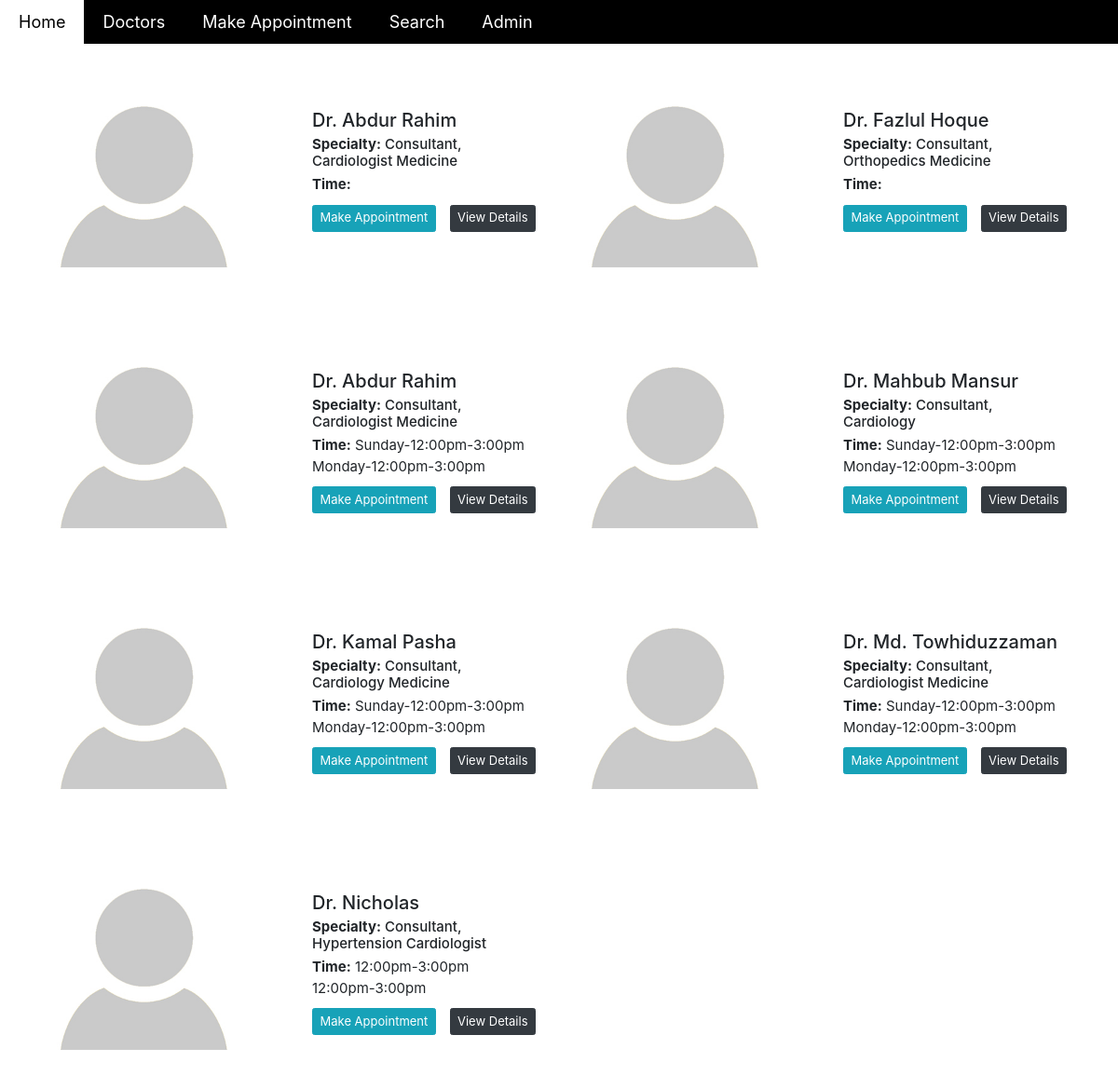
Screenshot of /doctorList.php with the database file from the repository.
### tables this page shows
CREATE TABLE `doctors` (
  `doc_ID` int(255) NOT NULL,
  `doc_Fullname` varchar(255) NOT NULL,
  `doc_Specialization1` varchar(255) NOT NULL,
  `doc_Specialization2` varchar(255) NOT NULL,
  `doc_Degree` varchar(255) NOT NULL,
  `doc_Time1` varchar(255) NOT NULL,
  `doc_Time2` varchar(255) NOT NULL,
  `doc_Time3` varchar(255) NOT NULL,
  `doc_Date1` varchar(255) NOT NULL,
  `doc_Date2` varchar(255) NOT NULL,
  `doc_Date3` varchar(255) NOT NULL,
  `doc_Email` varchar(255) NOT NULL,
  `doc_PhoneNumber` varchar(255) NOT NULL,
  `doc_Description` varchar(2555) NOT NULL
);

### doctorList.php (the view, shortened to what this page needs)
<?php
require 'includes/dbh.inc.php';
$sql = "SELECT * FROM doctors";
$result = mysqli_query($conn,$sql);
?>
<!DOCTYPE html>
<html lang="en">
<head>
    <link rel="stylesheet" href="css/all.min.css" />
    <link rel="stylesheet" href="css/bootstrap.min.css" />
    <link rel="stylesheet" href="css/owl.carousel.css" />
    <link rel="stylesheet" href="css/owl.theme.default.min.css" />
    <link rel="stylesheet" href="css/index.css" />
    <link rel="stylesheet" href="css/index1Res.css" />
    <link rel="stylesheet" href="css/doctorList.css">
</head>
<body>
    <header>
    <?php
        include 'includes/menu.inc.php';
    ?>
    </header>
    <section class="doctors">
        <div class="container">
            <div class="row">
            <?php while($row = mysqli_fetch_assoc($result)) { ?>
                <div class="col-md-6">
                   <div class="row">
                       <div class="col-md-6">
                            <div class="doc__photo">
                                    <a href="doctorDetails.php?page=doctorDetails&ID=<?php echo $row['doc_ID'] ?>"><img src="img/author.jpg" alt="<?php echo $row['doc_Fullname'] ?>"></a>
                                </div>
                       </div>
                       <div class="col-md-6 mt-5">
                            <div class="doc__info">
                                    <h3><?php echo $row['doc_Fullname'] ?></h3>
                                    <h4><strong>Specialty:</strong> Consultant, <?php echo $row['doc_Specialization1'] ?> <?php echo $row['doc_Specialization2'] ?></h4>
                                    <p class="docTime"><strong>Time:</strong> <?php echo $row['doc_Time1'] ?>  <?php echo $row['doc_Time2'] ?> </p>
                                    <a href="appointment.php?page=doctorAppointment&ID=<?php echo $row['doc_ID']?>"  class="btn btn-info">Make Appointment</a>
                                    <a href="doctorDetails.php?page=doctorDetails&ID=<?php echo $row['doc_ID'] ?>" class="float-right btn btn-dark">View Details</a>
                                </div>
                       </div>
                   </div>
                </div>
                   <?php } ?>
            </div>
        </div>
    </section>
</body>
</html>

### css/index.css (style rules this page uses)
body { margin: 0; padding: 0; }

### css/doctorList.css (style rules this page uses)
body { padding: 0; margin: 0; }
html { font-size: 10px; }
.col-md-6 { padding: 2rem 2rem; }
.row .doc__photo img { width: 20rem; height: 20rem; }
.doc__info h3 { font-size: 2rem; }
.doc__info h4 { font-size: 1.5rem; }
.doc__info .docTime { font-size: 1.5rem; }
.doc__info .btn-info { font-size: 1.3rem; }
.doc__info .btn-dark { font-size: 1.3rem; }

### rows the page displays
doctors: doc_Fullname "Dr. Abdur Rahim", doc_Specialization1 "Cardiologist", doc_Specialization2 "Medicine"
doctors: doc_Fullname "Dr. Fazlul Hoque", doc_Specialization1 "Orthopedics", doc_Specialization2 "Medicine"
doctors: doc_Fullname "Dr. Abdur Rahim", doc_Specialization1 "Cardiologist", doc_Specialization2 "Medicine", doc_Time1 "Sunday-12:00pm-3:00pm", doc_Time2 "Monday-12:00pm-3:00pm"
doctors: doc_Fullname "Dr. Mahbub Mansur", doc_Specialization1 "Cardiology", doc_Time1 "Sunday-12:00pm-3:00pm", doc_Time2 "Monday-12:00pm-3:00pm"
doctors: doc_Fullname "Dr. Kamal Pasha", doc_Specialization1 "Cardiology", doc_Specialization2 "Medicine", doc_Time1 "Sunday-12:00pm-3:00pm", doc_Time2 "Monday-12:00pm-3:00pm"
doctors: doc_Fullname "Dr. Md. Towhiduzzaman", doc_Specialization1 "Cardiologist", doc_Specialization2 "Medicine", doc_Time1 "Sunday-12:00pm-3:00pm", doc_Time2 "Monday-12:00pm-3:00pm"
doctors: doc_Fullname "Dr. Nicholas", doc_Specialization1 "Hypertension", doc_Specialization2 "Cardiologist", doc_Time1 "12:00pm-3:00pm", doc_Time2 "12:00pm-3:00pm"
